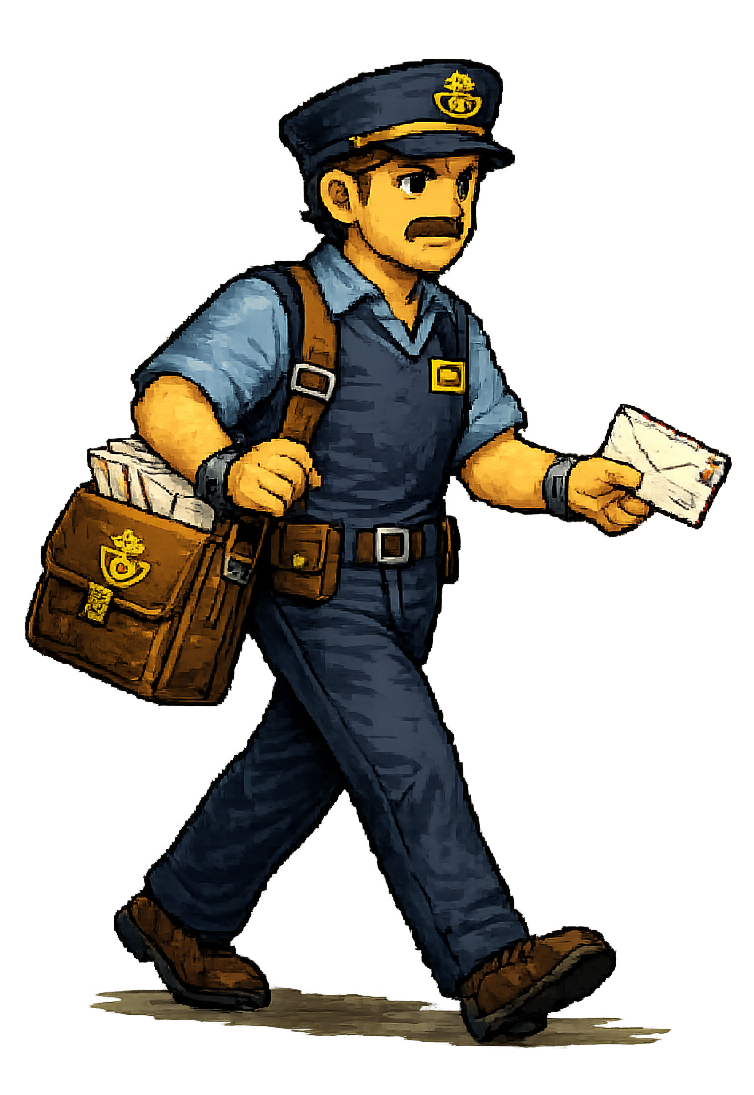
#> input picture Assets/Images/Suspects/cartero.gif.png, 754 x 1095 px
$ python -i remove_white_bg.py   (imports and definitions only)
#> lines starting #> are read from the running program, lines starting #| are printed output that depends on the picture; after the words box and inside, x2 and y2 are one past the last pixel; in counts of white or black regions, pixels touching at a corner belong together
"""Quita el fondo blanco de un retrato generado y lo deja listo para Assets/Art/Portraits (docs/art/<personaje>/BRIEF.md).

Los generadores de imagen no dan transparencia real: se les pide "plain flat white background" y esto la crea.
- Solo es fondo el blanco (y gris claro poco saturado) CONECTADO con el borde: relleno desde los bordes. El contorno
  negro lo para, así que una camisa blanca o el reflejo de una botella dentro de la figura siguen opacos.
- Conserva la sombra suave junto a los pies (los retratos de referencia 02-04 la llevan, ~18 % de opacidad): el gris
  claro del fondo a la altura de las suelas pasa a negro semitransparente (alfa = 255 - luminancia: sobre blanco se ve
  igual que en la imagen generada).
- Avisa de halos claros alrededor de la figura (antialiasing del generador) y del patrón de cuadros pintado.
- Escala por vecino más cercano (no emborrona el píxel) para que la figura mida el 90 % de 1024 px y la deja centrada
  en 768x1024 con las suelas a 40 px del borde inferior.

Uso: python Tools/remove_white_bg.py entrada.png salida.png [--sin-sombra]
Tests: python -m unittest discover Tools/tests
"""
import sys

import numpy as np
from PIL import Image
from scipy import ndimage

CANVAS = (768, 1024)
FIGURE_FILL = 0.90        # Alto de la figura / alto del lienzo (mediana de los retratos actuales)
FEET_MARGIN = 40          # px entre las suelas y el borde inferior
BG_SAT, BG_LUM = 30, 150  # Fondo posible: poco saturado y claro (blanco, gris de sombra, cuadros)
WHITE_LUM = 240           # A partir de aquí es blanco de fondo puro
HALO_RATIO = 1.0          # px claros pegados a la figura por px de contorno; los retratos actuales dan 0,31-0,62
PURE_WHITE = 253          # Fondo encerrado (entre brazo y cuerpo): blanco puro en los tres canales...
HOLE_MIN = 0.0002         # ...y de al menos este área (fracción de la imagen). Una camisa tiene sombreado: no lo es


def _lum_sat(rgb):
    rgb = rgb.astype(int)
    return rgb.mean(-1), rgb.max(-1) - rgb.min(-1)


def _checkerboard(rgb, lum):
    """¿Hay dos niveles claros alternando en las esquinas? (el generador pintó la rejilla de transparencia)."""
    h, w = lum.shape
    k = max(16, min(h, w) // 12)
    corners = np.concatenate([lum[:k, :k].ravel(), lum[:k, -k:].ravel(), lum[-k:, :k].ravel(), lum[-k:, -k:].ravel()])
    levels = np.round(corners / 8).astype(int)
    values, counts = np.unique(levels, return_counts=True)
    top = sorted(zip(counts, values), reverse=True)[:2]
    return len(top) == 2 and top[1][0] > 0.2 * corners.size and abs(top[0][1] - top[1][1]) >= 2


def _background(rgb, lum, sat, notes):
    """Máscara del fondo en coordenadas de la imagen (relleno desde el borde + huecos encerrados) y si es blanco."""
    h, w = rgb.shape[:2]
    edge = np.concatenate([rgb[0], rgb[-1], rgb[:, 0], rgb[:, -1]]).astype(float)
    bg_colour = np.median(edge, axis=0)
    white_bg = bg_colour.min() >= WHITE_LUM and np.ptp(bg_colour) <= BG_SAT
    if white_bg:
        # Fondo = zona clara y poco saturada conectada con el borde
        candidate = (sat <= BG_SAT) & (lum >= BG_LUM)
        hole_colour = (rgb >= PURE_WHITE).all(-1)
    else:
        # Fondo liso de otro color (con el LoRA de pixel art, SDXL lo pinta gris oscuro aunque se pida blanco): lo
        # cercano al color del borde, con la tolerancia de su propia variación (viñeta suave). Un contorno negro lo para.
        dist = np.sqrt(((rgb.astype(float) - bg_colour) ** 2).sum(-1))
        spread = np.sqrt(((edge - bg_colour) ** 2).sum(-1))
        tol = max(18.0, float(np.percentile(spread, 95)) * 1.5)
        candidate = dist <= tol
        hole_colour = dist <= tol / 2
        notes.append('fondo de color #%02x%02x%02x: sin sombra recuperable; usa la sombra sintética' % tuple(
            int(c) for c in bg_colour))
    labels, _ = ndimage.label(candidate)
    border = np.unique(np.concatenate([labels[0], labels[-1], labels[:, 0], labels[:, -1]]))
    background = np.isin(labels, border[border > 0])
    # Fondo encerrado por la figura (hueco entre el brazo y el cuerpo): del color del fondo, plano, sin sombreado
    pure = hole_colour & ~background
    holes, n = ndimage.label(pure)
    if n:
        sizes = ndimage.sum(pure, holes, range(1, n + 1))
        big = [i + 1 for i, s in enumerate(sizes) if s >= HOLE_MIN * h * w]
        background |= np.isin(holes, big)
    # Suelo entre los pies (Javier 5004 y 5013): el generador pinta un parche algo distinto del fondo que quedaba pegado
    # como un "puente". En el 8 % inferior de la figura, lo claro (no contorno) que toca el fondo es suelo: el interior
    # de los pies no lo toca, porque el contorno negro lo separa. Sirve con cualquier color de fondo y de zapato.
    ys = np.where(~background)[0]
    if len(ys):
        y0, y1 = ys.min(), ys.max() + 1
        zone = np.zeros_like(background)
        zone[max(0, int(y1 - 0.08 * (y1 - y0))):y1] = True
        light = ~background & zone & (lum > 60)
        parts, n = ndimage.label(light)
        if n:
            touching = np.unique(parts[ndimage.binary_dilation(background) & light])
            background |= np.isin(parts, touching[touching > 0])
    return background, white_bg


# [5 lines left out: function figure_mask, not called in this run]


def process(image, keep_shadow=True):
    """Devuelve (imagen RGBA 768x1024, informe). El informe lleva 'warnings', 'shadow_pixels' y 'scale'."""
    if image.mode in ('RGBA', 'LA', 'P'):
        base = Image.new('RGBA', image.size, (255, 255, 255, 255))
        base.alpha_composite(image.convert('RGBA'))
        image = base
    rgb = np.asarray(image.convert('RGB'))
    h, w = rgb.shape[:2]
    lum, sat = _lum_sat(rgb)
    warnings, notes = [], []

    if _checkerboard(rgb, lum):
        warnings.append('fondo de cuadros pintado por el generador: pide "plain flat white background" y repite')

    background, white_bg = _background(rgb, lum, sat, notes)
    figure = ~background
    ys, xs = np.where(figure)
    if len(ys) == 0:
        raise ValueError('no hay figura: la imagen es todo fondo')
    y0, y1, x0, x1 = ys.min(), ys.max() + 1, xs.min(), xs.max() + 1
    fh, fw = y1 - y0, x1 - x0

    # Sombra: gris del fondo a la altura de las suelas, cerca de los pies
    zone = np.zeros_like(background)
    zone[max(0, int(y1 - 0.08 * fh)):min(h, int(y1 + 0.05 * fh)),
         max(0, int(x0 - 0.4 * fw)):min(w, int(x1 + 0.4 * fw))] = True
    # Sombra y halo solo se leen sobre blanco; sobre un fondo de color, todo el fondo sería "gris"
    grey = background & (lum < WHITE_LUM) if white_bg else np.zeros_like(background)
    shadow = grey & zone if keep_shadow else np.zeros_like(grey)

    # Halo: gris claro del fondo pegado a la figura fuera de la zona de la sombra
    touching = ndimage.binary_dilation(figure, iterations=2)
    halo = grey & touching & ~zone
    contour = max(1, int((figure & ~ndimage.binary_erosion(figure)).sum()))
    if halo.sum() / contour > HALO_RATIO:
        warnings.append(f'halo claro alrededor de la figura ({halo.sum() / contour:.2f} px por px de contorno; los '
                        f'retratos actuales dan 0,31-0,62): bordes antialiasados de más; revisa el contorno')

    alpha = np.where(figure, 255, 0).astype(np.uint8)
    out_rgb = rgb.copy()
    alpha[shadow] = (255 - lum[shadow]).clip(0, 255).astype(np.uint8)
    out_rgb[shadow] = 0
    rgba = np.dstack([out_rgb, alpha])

    # Escala por vecino más cercano: la figura al 90 % del alto, sin pasarse de ancho
    cw, ch = CANVAS
    scale = min(FIGURE_FILL * ch / fh, 0.96 * cw / fw)
    sy, sx = np.where(alpha > 0)
    cy0, cy1, cx0, cx1 = sy.min(), sy.max() + 1, sx.min(), sx.max() + 1
    crop = Image.fromarray(rgba[cy0:cy1, cx0:cx1], 'RGBA')
    scaled = crop.resize((max(1, round(crop.width * scale)), max(1, round(crop.height * scale))), Image.NEAREST)
    canvas = Image.new('RGBA', CANVAS, (0, 0, 0, 0))
    feet = ch - FEET_MARGIN
    top = feet - round((y1 - cy0) * scale)
    left = round(cw / 2 - ((x0 + x1) / 2 - cx0) * scale)
    canvas.alpha_composite(_clip(scaled, left, top, CANVAS), (max(0, left), max(0, top)))

    a = np.asarray(canvas)[..., 3]
    return canvas, {'warnings': warnings, 'notes': notes, 'shadow_pixels': int(((a > 0) & (a < 255)).sum()),
                    'scale': scale}


def _clip(img, left, top, size):
    """Recorta lo que se saldría del lienzo (una sombra muy ancha, por ejemplo)."""
    w, h = size
    l, t = max(0, -left), max(0, -top)
    r, b = min(img.width, w - left), min(img.height, h - top)
    return img.crop((l, t, r, b))


# [8 lines left out: function main, not called in this run]


# [2 lines not run here, left out]

>>> from PIL import Image
>>> picture = Image.open('../Assets/Images/Suspects/cartero.gif.png')
#> picture is the input picture: PIL image 754x1095 RGBA; mean R, G, B, A 27.3, 23.9, 17.4, 94.3
>>> result = process(picture)
#> in _checkerboard, `corners = np.concatenate([lum[:k, :k].ravel(), lum[:k, -k:].ravel(), l..`: corners = 15376 values from 255 to 255
#> in _checkerboard, `levels = np.round(corners / 8).astype(int)`: levels = 15376 values from 32 to 32
#> in _checkerboard, `values, counts = np.unique(levels, return_counts=True)`: values = [32]; counts = [15376]
#> in _checkerboard, `top = sorted(zip(counts, values), reverse=True)[:2]`: top = [(15376, 32)]
#> in _background, `h, w = rgb.shape[:2]`: h = 1095; w = 754
#> in _background, `bg_colour = np.median(edge, axis=0)`: bg_colour = [255, 255, 255]
#> in _background, `white_bg = bg_colour.min() >= WHITE_LUM and np.ptp(bg_colour) <= BG_SAT`: white_bg = True
#> in _background, `labels, _ = ndimage.label(candidate)`:
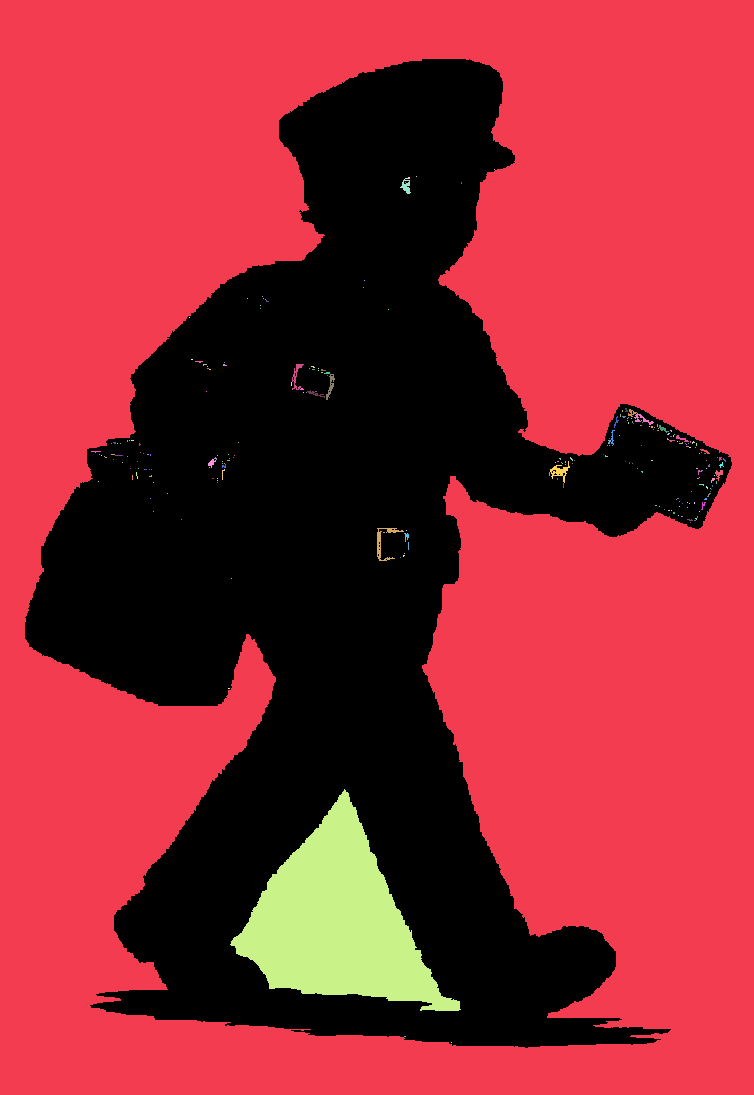
#> labels: shape (1095, 754) int32; 245 distinct labels, from 0 to 244; one colour per label, 0 black
#> in _background, `border = np.unique(np.concatenate([labels[0], labels[-1], labels[:, 0]..`: border = [1]
#> in _background, `holes, n = ndimage.label(pure)`:
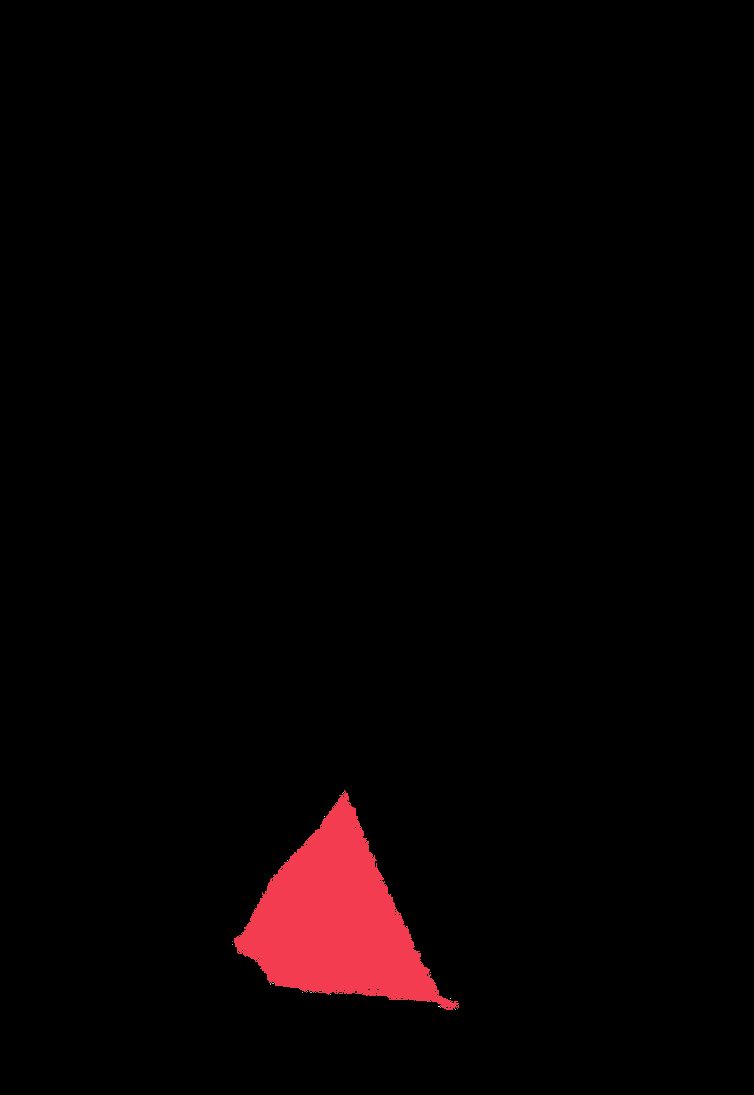
#> holes: shape (1095, 754) int32; 23 distinct labels, from 0 to 22; one colour per label, 0 black
#> in _background, `holes, n = ndimage.label(pure)`: n = 22
#> in _background, `sizes = ndimage.sum(pure, holes, range(1, n + 1))`: sizes = 22 values, max 22888 at index 0, min 1 at index 1, mean 1041.5
#> in _background, `big = [i + 1 for i, s in enumerate(sizes) if s >= HOLE_MIN * h * w]`: big = [1]
#> in _background, `background |= np.isin(holes, big)`:
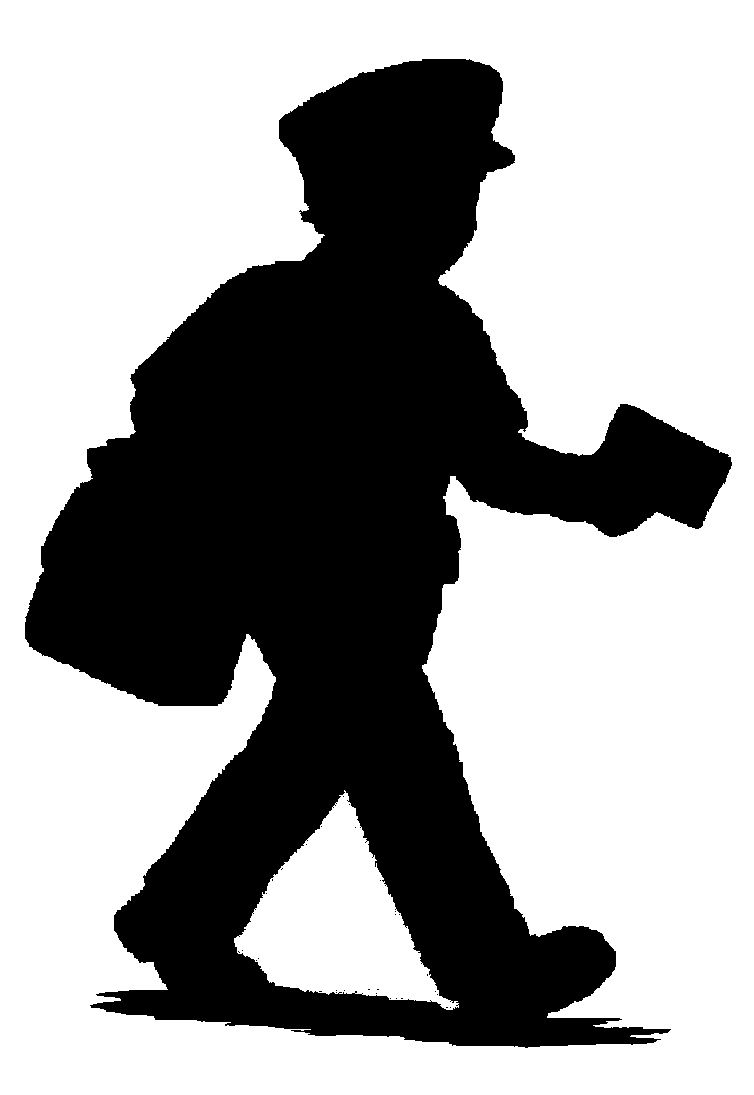
#> background: shape (1095, 754) bool; 62.8% white; 32 black regions (31 under 20 px), largest, box (x1, y1, x2, y2) and area: (25, 59, 732, 1048) 306964
#> in _background, `y0, y1 = ys.min(), ys.max() + 1`: y0 = 59; y1 = 1048
#> in _background, `parts, n = ndimage.label(light)`: n = 114
#> in _background, `touching = np.unique(parts[ndimage.binary_dilation(background) & light])`: touching = 61 values from 1 to 114
#> in _background, `background |= np.isin(parts, touching[touching > 0])`:
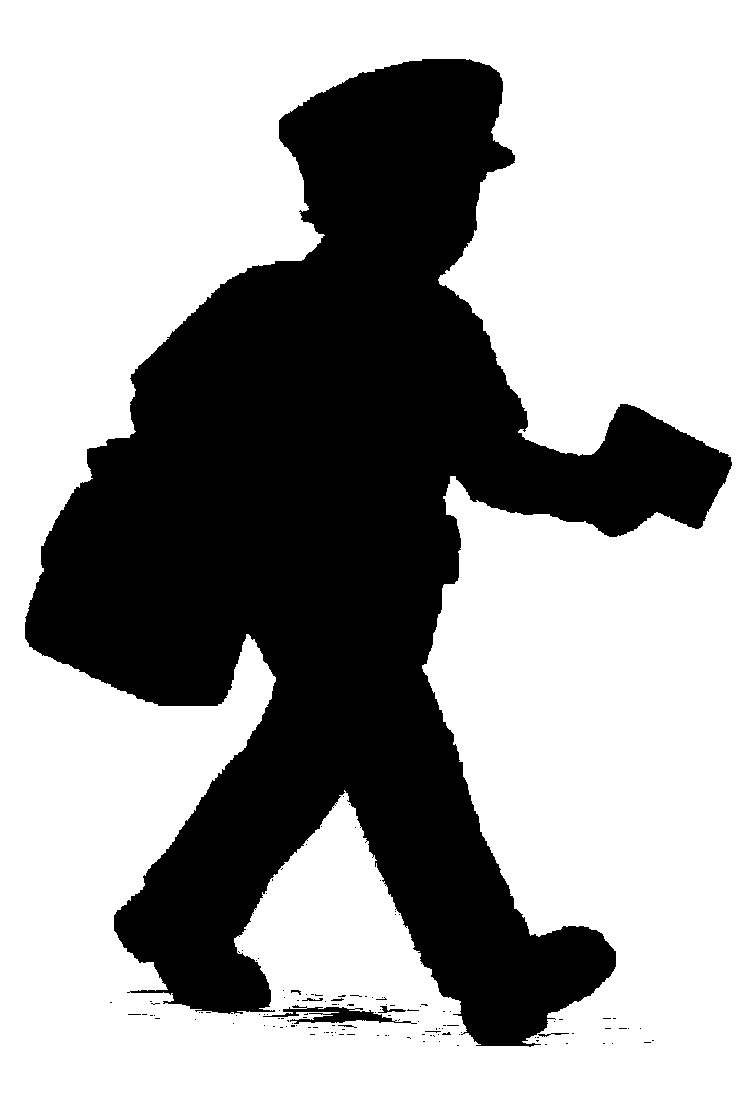
#> background: shape (1095, 754) bool; 64.2% white; 132 black regions (124 under 20 px), largest, box (x1, y1, x2, y2) and area: (25, 59, 732, 1047) 293440, (263, 1005, 417, 1024) 1104, (378, 1006, 406, 1013) 83
#> in process, `background, white_bg = _background(rgb, lum, sat, notes)`: white_bg = True
#> in process, `y0, y1, x0, x1 = ys.min(), ys.max() + 1, xs.min(), xs.max() + 1`: y0 = 59; y1 = 1047; x0 = 25; x1 = 732
#> in process, `fh, fw = y1 - y0, x1 - x0`: fh = 988; fw = 707
#> in process, `contour = max(1, int((figure & ~ndimage.binary_erosion(figure)).sum()))`: contour = 5622
#> in process, `scale = min(FIGURE_FILL * ch / fh, 0.96 * cw / fw)`: scale = 0.933
#> in process, `cy0, cy1, cx0, cx1 = sy.min(), sy.max() + 1, sx.min(), sx.max() + 1`: cy0 = 59; cy1 = 1049; cx0 = 25; cx1 = 732
#> in process, `top = feet - round((y1 - cy0) * scale)`: top = 62
#> in process, `left = round(cw / 2 - ((x0 + x1) / 2 - cx0) * scale)`: left = 54
#> in _clip, `l, t = max(0, -left), max(0, -top)`: l = 0
#> in _clip, `r, b = min(img.width, w - left), min(img.height, h - top)`: r = 659; b = 923
#> in process, `a = np.asarray(canvas)[..., 3]`:
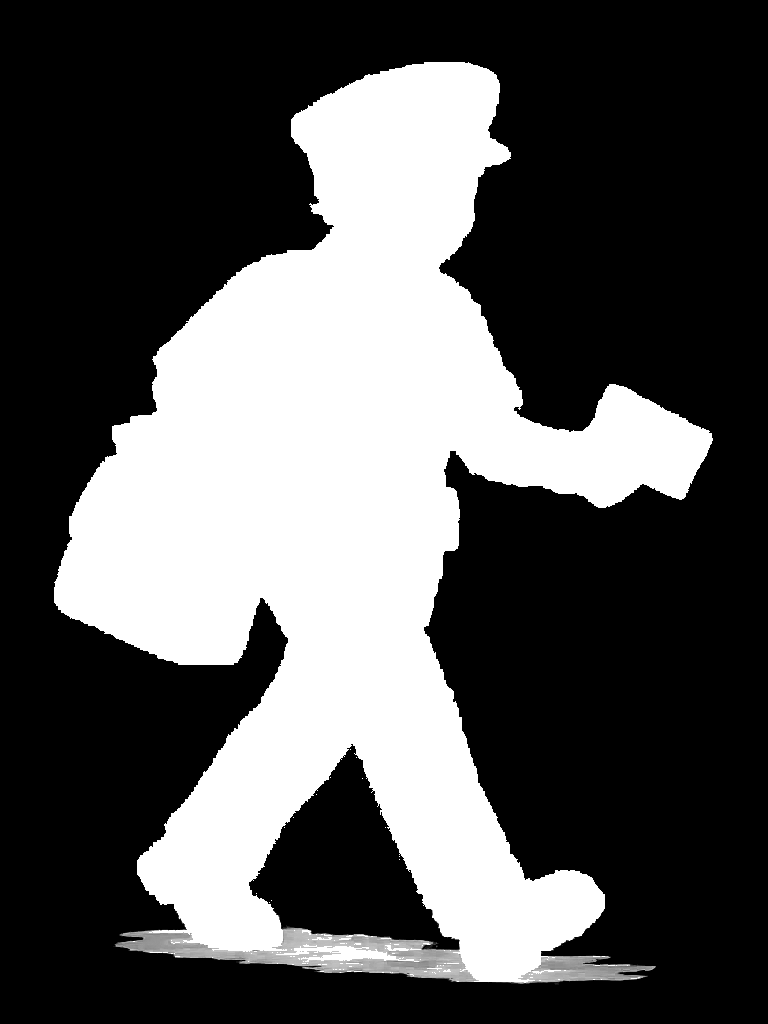
#> a: shape (1024, 768); min 0, max 255, mean 85.3
